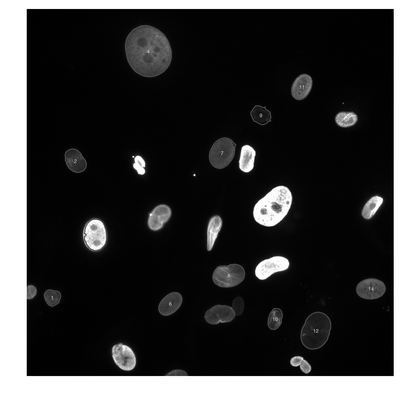
%> input picture images/1_analysed_image.tif (made grey), 420 x 399 px, shrunk from 1775 x 1685 before the run, given in place of 1.tif, which was not available
$ octave HP1.m   (GNU Octave 9; MATLAB toolbox functions it lacks are replaced by stand-ins)
%> lines starting %> are read from the running program, lines starting %| are printed output that depends on the picture; in (x1, y1, x2, y2) boxes, pixels count from 0 and x2, y2 are one past the last pixel; in counts of white or black regions, pixels touching at a corner belong together; the program's own positions count from 1; pictures that were not available may be replaced by others from this repository, and a replacement may not be noted
%> the answer given: ../images
%> the answer given: No
%> the answer given: No
### HP1/HP1_2D.m
%% collecting data abount borders and corners
WithEcad = [0 0 0 0 0 0 0 0];
NoEcad = [0 0 0 0 0 0 0 0];
AllNuclei = [0 0 0 0 0 0 0 0];

count = zeros(numel(files),1);

for loop = 1:numel(files)
    %% open and threshold HP1 signal from projections
    cd(tif16_dir);
    HP1signal = imread([num2str(loop), '.tif']);
%> HP1signal is the input picture: size 399x420 uint8; min 0, max 255, mean 61.1
    %imshow(HP1signal, [min(HP1signal(:)) max(HP1signal(:))])
    HP1signal2 = imgaussfilt(HP1signal,2);
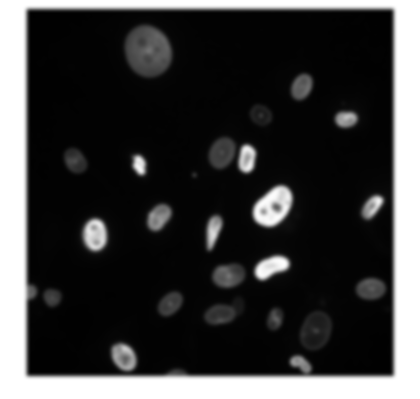
%> HP1signal2: size 399x420 uint8; min 0, max 255, mean 61.1; mean of the top-left, top-right, bottom-left and bottom-right quarters 49.8, 51.3, 68.4, 74.8
    HP1signal2 = imadjust(HP1signal2);
    HP1signal3 = imbinarize(HP1signal2,0.2);
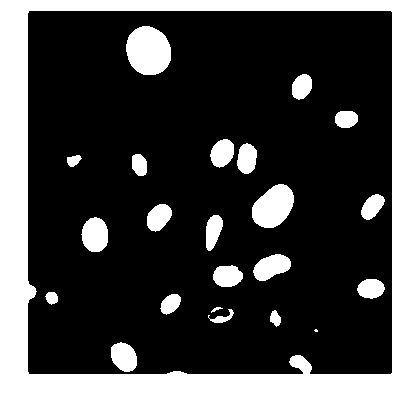
%> HP1signal3: size 399x420 logical; 27.5% white; 23 white regions (1 under 20 px), largest, box (x1, y1, x2, y2) and area: (0, 0, 420, 399) 35877, (126, 26, 171, 75) 1746, (252, 184, 294, 228) 1321
    HP1signal3 = bwareaopen(HP1signal3, 500);
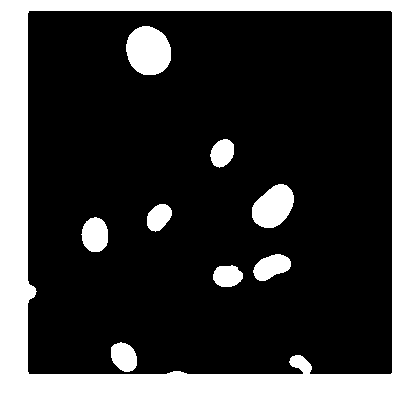
%> HP1signal3: size 399x420 logical; 25.4% white; 9 white regions, largest, box (x1, y1, x2, y2) and area: (0, 0, 420, 399) 35877, (126, 26, 171, 75) 1746, (252, 184, 294, 228) 1321
    HP1signal3 = imclearborder(HP1signal3);
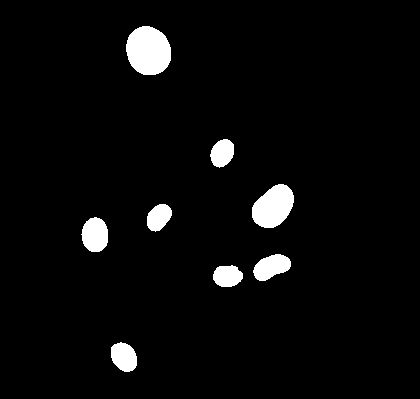
%> HP1signal3: size 399x420 logical; 4% white; 8 white regions, largest, box (x1, y1, x2, y2) and area: (126, 26, 171, 75) 1746, (252, 184, 294, 228) 1321, (81, 217, 108, 252) 741

    %% collect object properties
    comp = bwlabel(HP1signal3);
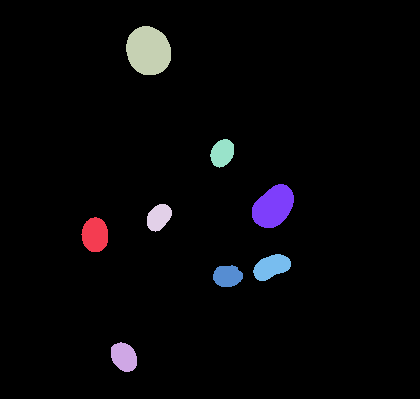
%> comp: size 399x420 double; 9 distinct labels, from 0 to 8; one colour per label, 0 black
    Nucleiall = regionprops(comp, 'Area', 'Eccentricity', 'Perimeter'); %#ok<MRPBW> % collecting properties of remaining objects/nuclei
%> Nucleiall = 8 regions; Area, Eccentricity and Perimeter: 1746 0.482 145.3, 1321 0.732 129.8, 741 0.648 95.77, 689 0.844 98.07, 598 0.664 85.39, 517 0.683 80.87, 514 0.665 79.51, 501 0.726 79.13
    NEcc = [Nucleiall.Eccentricity];
%> NEcc = [0.648 0.664 0.482 0.726 0.665 0.683 0.732 0.844]
    NPer = [Nucleiall.Perimeter];
%> NPer = [95.77 85.39 145.3 79.13 79.51 80.87 129.8 98.07]
    NArea = [Nucleiall.Area];
%> NArea = [741 598 1746 501 514 517 1321 689]

    %% Eccentricity cut-off 0.8 and filtering by eccentricity (if too elongated
    NEccind = (NEcc < 0.8);
%> NEccind = [true true true true true true true false]
    NEcckeep = find(NEccind);
%> NEcckeep = [1 2 3 4 5 6 7]
    comp2 = ismember(comp, NEcckeep);
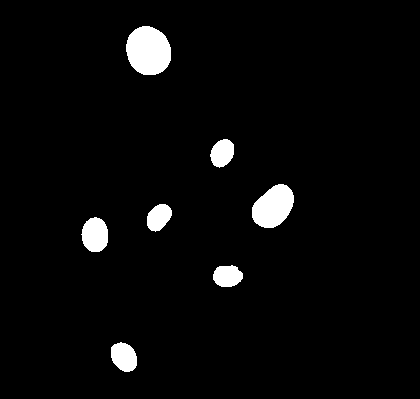
%> comp2: size 399x420 logical; 3.5% white; 7 white regions, largest, box (x1, y1, x2, y2) and area: (126, 26, 171, 75) 1746, (252, 184, 294, 228) 1321, (81, 217, 108, 252) 741
    comp2 = comp2.*comp;
%> comp2: size 399x420 double; 8 distinct labels, from 0 to 7

    %% Shape regularity cut-off 4*pi * NArea./NPer./NPer >0.85 and filtering be perimeter vs area (should be reasonable round)
    NPerind = (4*pi * NArea./NPer./NPer >0.85); % shape regularity cut-off
%> NPerind = [true true true true true true true true]
    NPerkeep = find(NPerind);
%> NPerkeep = [1 2 3 4 5 6 7 8]
    comp3 = ismember(comp2, NPerkeep);
    comp3 = comp3.*comp2;
    comp3 = bwlabel(comp3);

    %% Properties of nuclei that pass the selection
    CC = bwconncomp(comp3);
%> CC = 7 connected components
    Nuclei = regionprops(CC, HP1signal, 'Area', 'Eccentricity', 'Circularity',...
        'PixelList', 'MeanIntensity','PixelValues','Centroid');
%> Nuclei = 7 regions; Area, Centroid, Eccentricity, MeanIntensity and Circularity: 1746 [149.1 51.4] 0.482 80.09 0.995, 1321 [273.9 207.3] 0.732 193.4 0.939, 741 [95.6 235.4] 0.648 170.7 0.952, 598 [124.6 357.5] 0.664 134.9 0.959, 517 [228.1 276.7] 0.683 84.91 0.92, 514 [222.9 153.6] 0.665 64.73 0.946, 501 [159.4 217.9] 0.726 119.2 0.93
    Positive = zeros(numel(Nuclei),1);
    IntSD = zeros(numel(Nuclei),1);

    %% either labelling nuclei for classification or loading the labels
    if choice == 0
        cd(tif8_dir);
        Projection = imread([num2str(loop), '.tif']);
        figure;
        imshow(Projection);
        [x, y] = getpts;
        close all;
        cd(label_dir);
        writetable(array2table([x, y]), [num2str(loop), '.xlsx']);
    else
        cd(label_dir);
%> the run ends on the next line
        x = table2array(readtable([num2str(loop), '.xlsx'],'Range','A:A'));
        y = table2array(readtable([num2str(loop), '.xlsx'],'Range','B:B'));
    end

    %% classifying objects
    for n = 1:numel(Nuclei)
        IntSD(n) = std(double([Nuclei(n).PixelValues]));
        if choice2 == 0
            for i = 1:length(x)
                my_mat = int32([Nuclei(n).PixelList]);
                new = int32([x(i), y(i)]);
                if sum(ismember(my_mat(:,1:2), new, 'rows')) == 1
                    Positive(n) = 1;
                end
            end
        end
    end

    %% saving classified and threshold images
    [B,L] = bwboundaries(comp3,'noholes');
    image1 = figure;
    imshow(HP1signal, [min(HP1signal(:)) max(HP1signal(:))]);
    hold on
    Centr = zeros(numel(Nuclei),2);
    for k = 1:length(B)
        boundary = B{k};
        hold on;
        c = Nuclei(k).Centroid;
        Centr(k,:) = [c(1) c(2)];
        if Positive(k) == 0
            plot(boundary(:,2), boundary(:,1), 'b', 'LineWidth', 2)
        else
            plot(boundary(:,2), boundary(:,1), 'r', 'LineWidth', 2)
        end
    end
    cd(Im_dir);
    image_filename = [num2str(loop),'_segmented.tif'];
    print(image1, '-dtiff', '-r150', image_filename);
    close all;

    cd(Mask_dir);
    image_filename = [num2str(loop),'_mask.tif'];
    imwrite(comp3, image_filename);

    %% collecting the data
    Temp = [ ones(1,numel(Nuclei))' * loop [Nuclei.Area]' [Nuclei.Eccentricity]'...
        [Nuclei.Circularity]' [Nuclei.MeanIntensity]' IntSD Centr];
    if choice2 == 0
        WithEcad = [WithEcad; Temp(Positive == 1,:)];
        NoEcad = [NoEcad; Temp(Positive == 0,:)];
    else
        AllNuclei = [AllNuclei; Temp];
    end
    count(loop) = numel(Nuclei);
end

%% saving aggregated data

### HP1/HP1.m
%% Clear all and initial parameters
clc
clear variables
close all

%% Determening paths and setting folders
currdir = pwd;
addpath(pwd);
filedir = uigetdir();
cd(filedir);
%Folders with images
tif16_dir = [filedir, '/HP1'];
tif8_dir =[filedir, '/projections'];
oib_dir =[filedir, '/oib'];

%Folder to save summarised information
if exist([filedir,'/Summary'],'dir') == 0
    mkdir([filedir,'/Summary']);
end
sum_dir = [filedir,'/Summary'];

if exist([filedir,'/Nuclei'],'dir') == 0
    mkdir([filedir,'/Nuclei']);
end
nuclei_dir = [filedir,'/Nuclei'];

if exist([filedir,'/Threshold'],'dir') == 0
    mkdir([filedir,'/Threshold']);
end
Im_dir = [filedir,'/Threshold'];

if exist([filedir,'/Mask'],'dir') == 0
    mkdir([filedir,'/Mask']);
end
Mask_dir = [filedir,'/Mask'];

usedefault = questdlg(strcat('Are the nuclei classified?'),'Settings','Yes','No','No');
if strcmp(usedefault, 'No')
    choice2 = 1;
else
    choice2 = 0;
end

usedefault = questdlg(strcat('Do you want to re-label the cells'),'Settings','Yes','No','No');
if strcmp(usedefault, 'No')
    choice = 1;
else
    choice = 0;
end


if exist([filedir,'/Labels'],'dir') == 0
    mkdir([filedir,'/Labels']);
end
label_dir = [filedir,'/Labels'];

cd(tif8_dir);
files = dir('*.tif');

HP1_2D;
